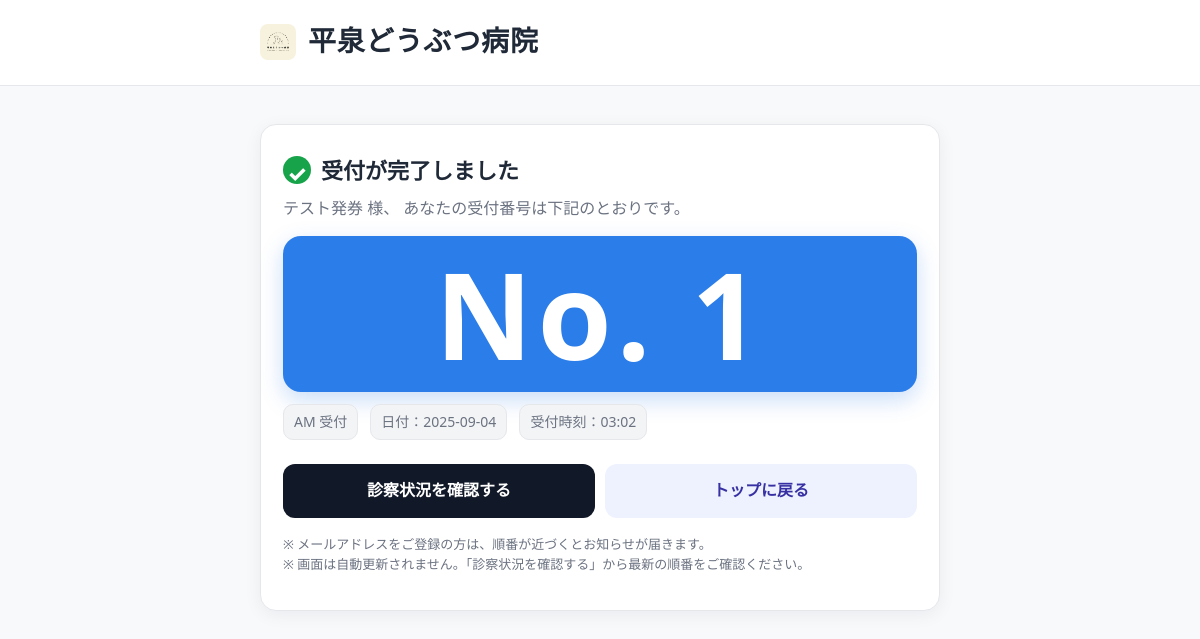
/done/1, run on the app's committed database.
### models.py (models this page shows)
class Ticket(Model):
    patient = ForeignKeyField(Patient, null=True, backref="tickets")
    name = CharField()                        # 表示用（紙受付や簡単表示で使う）
    created_at = DateTimeField(default=datetime.datetime.now)
    done = BooleanField(default=False)
    visit_date = DateField(null=True)  # 当日の運用を明確化
    notified = BooleanField(default=False)  # 通知済フラグ
    session = CharField(default="AM")  # "AM" or "PM"
    seq_no = IntegerField(null=True, index=True)  #  当日連番
    class Meta:
        database = db

### app.py (the view)
@app.route("/done/<int:ticket_id>")
def done(ticket_id):
    ticket = Ticket.get_by_id(ticket_id)
    return render_template("done.html", ticket=ticket)

### app.py (called while the page is built)
@app.context_processor
def inject_clinic_flags():
    vdate = today_jst()
    sess = current_session()
    closed, reason = is_closed(vdate, sess)
    return {
        "CLINIC_TODAY": {
            "date": vdate,
            "session": sess,
            "is_closed": closed,
            "closed_reason": reason,
        }
    }

@app.before_request
def _protect_admin():
    p = request.path
    if p.startswith("/admin") and p != "/admin/login":
        if not session.get("admin"):
            return redirect(url_for("admin_login"))

### utils.py (called while the page is built)
def today_jst() -> date:
    return datetime.now(JST).date()

def current_session() -> str:
    h = datetime.now(JST).hour
    return "AM" if h < 12 else "PM"

def _weekday_name(d: date) -> str:
    return ["Mon", "Tue", "Wed", "Thu", "Fri", "Sat", "Sun"][d.weekday()]

def is_closed(vdate: date, session: str) -> tuple[bool, str]:
    wd = _weekday_name(vdate)
    if wd in CLOSED_FULL_WEEKDAYS:
        return True, "本日は休診日です（終日）"
    if session == "PM":
        if wd in CLOSED_PM_WEEKDAYS:
            return True, "本日の午後は休診です"
        if vdate.isoformat() in HOLIDAY_PM_DATES:
            return True, "本日の午後は祝日のため休診です"
    return False, ""

### templates/done.html (shortened to what this page needs)
<!DOCTYPE html>
<html lang="ja">
<head>
</head>
<body>
    <header>
        <div class="wrap">
            <div class="brand">
                <img src="{{ url_for('static', filename='img/qtime_pet.png') }}" alt="平泉どうぶつ病院 ロゴ">
                平泉どうぶつ病院
            </div>
        </div>
    </header>
    <main class="wrap">
        <div class="card">
            <div class="hero">
                <h1><span class="ok">✓</span> 受付が完了しました</h1>
                <p>
                    {% if ticket.name %}{{ ticket.name }} 様、{% endif %}
                    あなたの受付番号は下記のとおりです。
                </p>
            </div>
            <section class="ticket">
                <div class="num-box">
                    <div class="num">No. {{ ticket.seq_no or ticket.id }}</div>
                </div>
                <div class="meta">
                    {% if ticket.session %}<span>{{ ticket.session }} 受付</span>{% endif %}
                    {% if ticket.visit_date %}<span>日付：{{ ticket.visit_date }}</span>{% endif %}
                    {% if ticket.created_at %}<span>受付時刻：{{ ticket.created_at.strftime('%H:%M') }}</span>{% endif %}
                </div>
                <div class="actions">
                    <a class="btn btn-primary" href="{{ url_for('status') }}">診察状況を確認する</a>
                    <a class="btn btn-ghost" href="{{ url_for('index') }}">トップに戻る</a>
                </div>
                <p class="notice">
                    ※ メールアドレスをご登録の方は、順番が近づくとお知らせが届きます。<br>
                    ※ 画面は自動更新されません。「診察状況を確認する」から最新の順番をご確認ください。
                </p>
            </section>
        </div>
    </main>
</body>
</html>

### templates/done.html (style rules this page uses)
:root { --bg: #f7f9fb; --card: #ffffff; --text: #1f2937; --muted: #6b7280; --accent: #2b7de9; --ok: #16a34a; --border: #e5e7eb; }
* { box-sizing: border-box; }
body { margin: 0; background: var(--bg); color: var(--text); font-family: system-ui, -apple-system, "Segoe UI", Roboto, "Noto Sans JP", "Hiragino Kaku Gothic ProN", Meiryo, sans-serif; line-height: 1.6; }
header { background: var(--card); border-bottom: 1px solid var(--border); position: sticky; top: 0; z-index: 10; }
.wrap { max-width: 720px; margin: 0 auto; padding: 20px; }
.brand { display: flex; align-items: center; gap: 12px; font-weight: 800; letter-spacing: .03em; font-size: 28px; font-family: "M PLUS Rounded 1c", "Hiragino Maru Gothic ProN", "Yu Gothic UI", "Yu Gothic", "Meiryo", "Noto Sans JP", sans-serif; }
.brand img { height: 36px; width: auto; border-radius: 8px; display: block; }
.card { background: var(--card); border: 1px solid var(--border); border-radius: 16px; padding: 22px; margin-top: 18px; box-shadow: 0 4px 18px rgba(16, 24, 40, .06); }
.hero { display: grid; gap: 8px; margin-top: 6px; }
.hero h1 { margin: 0; font-size: 22px; display: flex; align-items: center; gap: 10px; }
.hero .ok { display: inline-grid; place-items: center; width: 28px; height: 28px; border-radius: 50%; background: var(--ok); color: #fff; font-weight: 800; }
.hero p { margin: 0; color: var(--muted); }
.ticket { display: grid; gap: 12px; margin-top: 14px; }
.num-box { display: flex; align-items: center; justify-content: center; border-radius: 18px; background: var(--accent); color: #fff; padding: 18px 20px; box-shadow: 0 8px 22px rgba(43, 125, 233, .25); }
.num { font-weight: 900; font-size: clamp(52px, 10vw, 120px); letter-spacing: .04em; line-height: 1; }
.meta { display: flex; gap: 12px; flex-wrap: wrap; color: var(--muted); font-size: 14px; }
.meta span { background: #f3f4f6; border: 1px solid var(--border); border-radius: 10px; padding: 6px 10px; }
.actions { display: grid; gap: 10px; margin-top: 12px; grid-template-columns: 1fr; }
@media (min-width:560px) { .actions { grid-template-columns: 1fr 1fr; } }
.btn { appearance: none; border: none; cursor: pointer; border-radius: 12px; padding: 14px 16px; font-weight: 700; text-align: center; text-decoration: none; display: inline-block; }
.btn-primary { background: #111827; color: #fff; }
.btn-ghost { background: #eef2ff; color: #3730a3; }
.notice { margin-top: 4px; font-size: 13px; color: var(--muted); }

### data on the page
Ticket: name "テスト発券", seq_no+id "1", session "AM", visit_date "2025-09-04", created_at "03:02"
